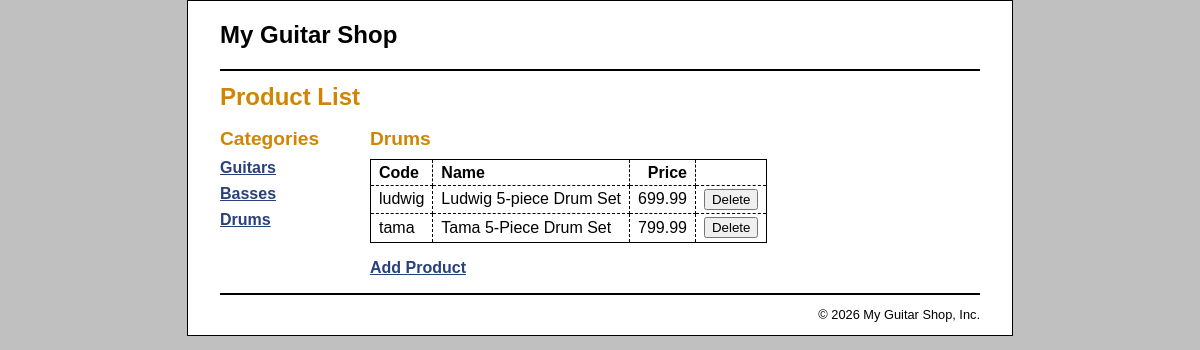
The app's page /EX14-1/product_manager/index.php?category_id=3 with its own data.
### tables this page shows
CREATE TABLE IF NOT EXISTS categories (
    categoryID INT NOT NULL AUTO_INCREMENT,
    categoryName VARCHAR(255) NOT NULL,
    PRIMARY KEY (categoryID)
);

CREATE TABLE IF NOT EXISTS products (
    productID INT NOT NULL AUTO_INCREMENT,
    categoryID INT NOT NULL,
    productCode VARCHAR(10) NOT NULL,
    productName VARCHAR(255) NOT NULL,
    productDescription TEXT,
    listPrice DECIMAL(10,2) NOT NULL,
    PRIMARY KEY (productID),
    FOREIGN KEY (categoryID) REFERENCES categories(categoryID)
);

### EX14-1/model/category_db.php (called while the page is built)
<?php
class CategoryDB {
    public function getCategories() {
        $db = Database::getDB();
        $query = 'SELECT * FROM categories
                  ORDER BY categoryID';
        $result = $db->query($query);
        $categories = array();
        foreach ($result as $row) {
            $category = new Category();
            $category->setID($row['categoryID']);
            $category->setName($row['categoryName']);
            $categories[] = $category;
        }
        return $categories;
    }
    public function getCategory($category_id) {
        $db = Database::getDB();
        $query = "SELECT * FROM categories
                  WHERE categoryID = '$category_id'";
        $statement = $db->query($query);
        $row = $statement->fetch();
        $category = new Category();
        $category->setID($row['categoryID']);
        $category->setName($row['categoryName']);
        return $category;
    }
}
?>

### EX14-1/model/category.php (called while the page is built)
<?php
class Category {
    private $id;
    private $name;
    public function __construct() {
        $this->id = 0;
        $this->name = '';
    }
    public function getID() {
        return $this->id;
    }
    public function setID($value) {
        $this->id = $value;
    }
    public function getName() {
        return $this->name;
    }
    public function setName($value) {
        $this->name = $value;
    }
}
?>

### EX14-1/model/product_db.php (called while the page is built, shortened)
<?php
class ProductDB {
    public function getProductsByCategory($category_id) {
        $db = Database::getDB();
        $categoryDB = new CategoryDB();
        $category = $categoryDB->getCategory($category_id);
        $query = "SELECT * FROM products
                  WHERE categoryID = '$category_id'
                  ORDER BY productID";
        $result = $db->query($query);
        $products = array();
        foreach ($result as $row) {
            $product = new Product();
            $product->setCategory($category);
            $product->setId($row['productID']);
            $product->setCode($row['productCode']);
            $product->setName($row['productName']);
            $product->setPrice($row['listPrice']);
            $products[] = $product;
        }
        return $products;
    }
}
?>

### EX14-1/model/product.php (called while the page is built, shortened)
<?php
class Product {
    private $category, $id, $code, $name, $price;
    public function __construct() {
        $this->name = '';
        $this->price = 0;
    }
    public function getCode() {
        return $this->code;
    }
    public function setCode($value) {
        $this->code = $value;
    }
    public function getName() {
        return $this->name;
    }
    public function setName($value) {
        $this->name = $value;
    }
    public function getPrice() {
        $formatted_price = number_format($this->price, 2);
        return $formatted_price;
    }
    public function setPrice($value) {
        $this->price = $value;
    }
}
?>

### EX14-1/product_manager/product_list.php (the view, shortened to what this page needs)
<?php include '../view/header.php'; ?>
<main>
    <h1>Product List</h1>
    <aside>
        <h2>Categories</h2>
        <nav>
        <ul>
        <?php foreach ($categories as $category) : ?>
            <li>
            <a href="?category_id=<?php echo $category->getID(); ?>">
                <?php echo $category->getName(); ?>
            </a>
            </li>
        <?php endforeach; ?>
        </ul>
        </nav>
    </aside>
    <section>
        <h2><?php echo $current_category->getName(); ?></h2>
        <table>
            <tr>
                <th>Code</th>
                <th>Name</th>
                <th class="right">Price</th>
                <th>&nbsp;</th>
            </tr>
            <?php foreach ($products as $product) : ?>
            <tr>
                <td><?php echo $product->getCode(); ?></td>
                <td><?php echo $product->getName(); ?></td>
                <td class="right"><?php echo $product->getPrice(); ?>
                </td>
                <td><form action="." method="post"
                          id="delete_product_form">
                    <input type="submit" value="Delete">
                </form></td>
            </tr>
            <?php endforeach; ?>
        </table>
        <p><a href="?action=show_add_form">Add Product</a></p>
    </section>
</main>
<?php include '../view/footer.php'; ?>

### EX14-1/main.css (style rules this page uses)
html { background-color: rgb(192, 192, 192); }
body { font-family: Arial, Helvetica, sans-serif; width: 760px; margin: 0 auto; padding: 0 2em; background-color: white; border: 1px solid black; }
aside { float: left; width: 150px; }
section { float: left; width: 500px; }
h1 { font-size: 150%; margin: .5em 0; }
h2 { font-size: 120%; margin: .25em 0 .5em; }
h1, h2 { color: rgb(208, 133, 4); }
ul { list-style-type: none; margin: 0; padding-left: 0; padding-bottom: 1em; }
li { padding-bottom: 0.5em; }
a { color: rgb(41, 64, 124); font-weight: bold; }
table { border: 1px solid black; border-collapse: collapse; margin-bottom: 1em; }
td, th { border: 1px dashed black; padding: .2em .5em .2em .5em; text-align: left; }
.right { text-align: right; }

### records on screen
categories: categoryName "Guitars"
categories: categoryName "Basses"
categories: categoryName "Drums"
products: productCode "ludwig", productName "Ludwig 5-piece Drum Set", listPrice "699.99"
products: productCode "tama", productName "Tama 5-Piece Drum Set", listPrice "799.99"
